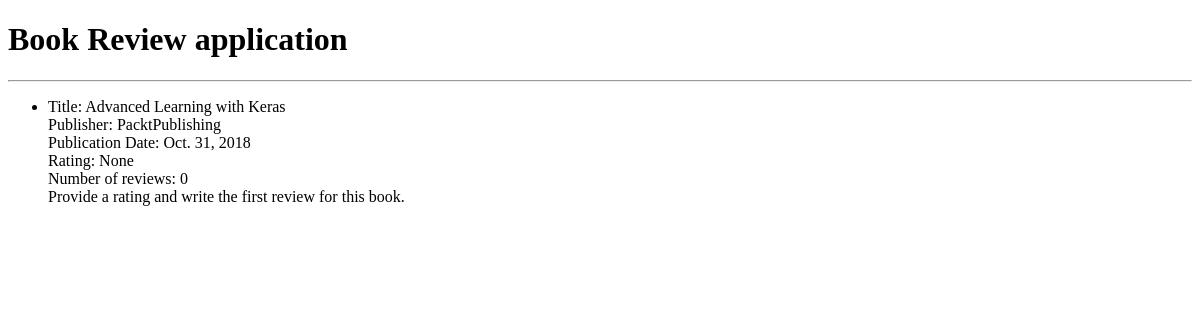
The page /books/ on the database as committed earlier.
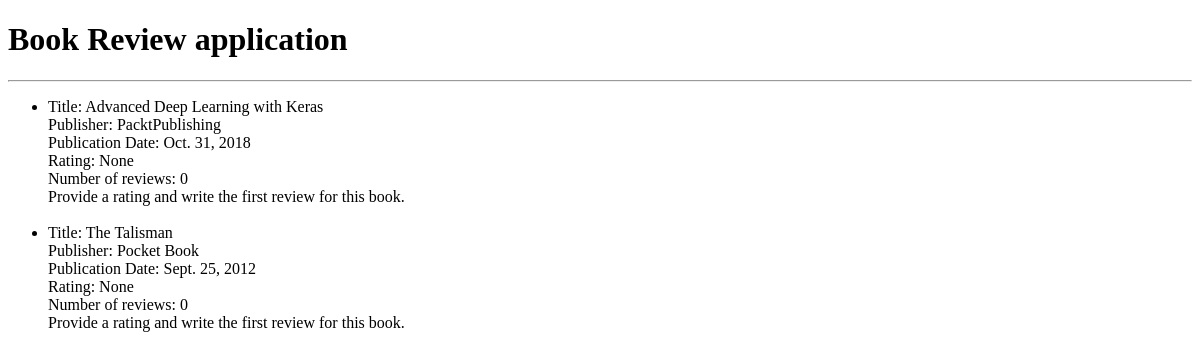
The same page on the database as committed later.
### reviews/models.py (models this page shows, shortened)
class Book(models.Model):
    title = models.CharField(max_length=70, help_text="The title of the book.")
    publication_date = models.DateField(verbose_name="Date the book was published.")
    isbn = models.CharField(max_length=20, verbose_name="ISBN number of the book.")
    publisher = models.ForeignKey(Publisher, on_delete=models.CASCADE)
    contributors = models.ManyToManyField("Contributor", through="BookContributor")

class Publisher(models.Model):
    name = models.CharField(max_length=50, help_text="The name of the Publisher.")
    website = models.URLField(help_text="The Publisher's website.")
    email = models.EmailField(help_text="The Publisher's email address.")
    def __str__(self):
        return self.name

### reviews/views.py (the view)
# urls.py: path("books/", views.book_list, name="book_list"),
def book_list(request):
    books = Book.objects.all()
    book_list = []
    for book in books:
        reviews = book.review_set.all()
        if reviews:
            book_rating = avg_rating([review.rating for review in reviews])
            number_of_reviews = len(reviews)
        else:
            book_rating = None
            number_of_reviews = 0
        book_list.append(
            {
                "book": book,
                "book_rating": book_rating,
                "number_of_reviews": number_of_reviews,
            }
        )
    context = {"book_list": book_list}
    return render(request, "reviews/book_list.html", context)

### reviews/templates/reviews/book_list.html (shortened to what this page needs)
<!DOCTYPE html>
<html lang="en">
 <head>
 </head>
 <body>
  <h1>Book Review application</h1>
  <hr />
  <ul>
   {% for item in book_list %}
   <li>
    <span>Title: </span> <span>{{ item.book.title }}</span>
    <br />
    <span>Publisher: </span><span>{{ item.book.publisher }}</span>
    <br />
    <span>Publication Date: </span><span>{{ item.book.publication_date }}</span>
    <br />
    <span>Rating: </span><span>{{ item.book_rating }}</span>
    <br />
    <span>Number of reviews: </span><span>{{ item.number_of_reviews }}</span>
    <br />
    {% if item.book_rating is null %}
    <span>Provide a rating and write the first review for this book.</span>
    <br />
    {% endif %}
   </li>
   <br />
   {% endfor %}
  </ul>
 </body>
</html>

Rows that differ between the two databases and show on the page:
changed Book "PacktPublishing": book "Advanced Learning with Keras" → "Advanced Deep Learning with Keras"
added Book: book "The Talisman", book.publisher "Pocket Book", book.publication_date "Sept. 25, 2012", book_rating "None", number_of_reviews "0"
